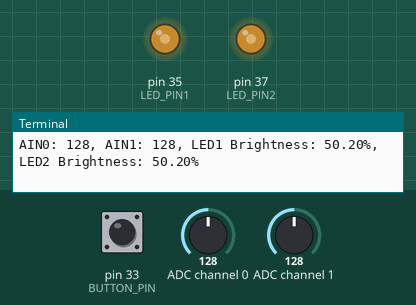
Bench run of a program on a simulated Raspberry Pi (header pin numbers). Parts: output pins drawn as LEDs (lit = HIGH), the last lines printed to the terminal. The inputs (shaded band) are chosen by the test bench; at power-on: pin 33 (BUTTON_PIN) HIGH, ADC channel 0 = 128, ADC channel 1 = 128 (analog values on the 0–255 scale).

Above: at 1.2 s.
1.3 s: pin 33 (BUTTON_PIN) pulled LOW for 0.3 s
At 3.7 s:
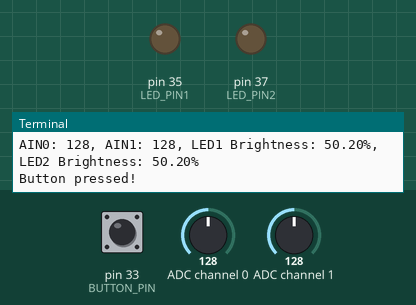
4.3 s: ADC channel 0 set to 178
At 5.7 s:
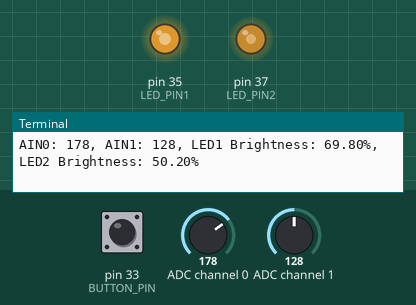
6.0 s: ADC channel 1 set to 178
At 7.2 s:
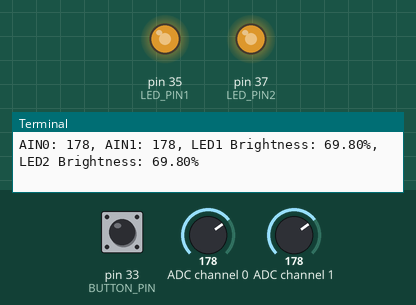
7.5 s: ADC channel 0 set to 224
At 8.6 s:
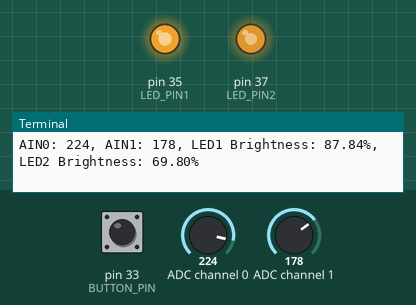
9.0 s: ADC channel 1 set to 127
At 10.0 s:
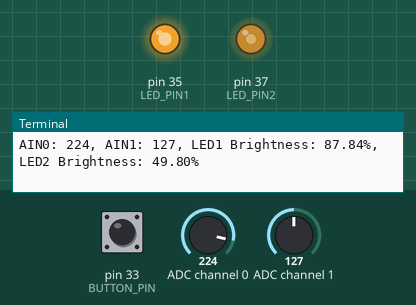
10.5 s: ADC channel 1 set to 30
At 11.4 s:
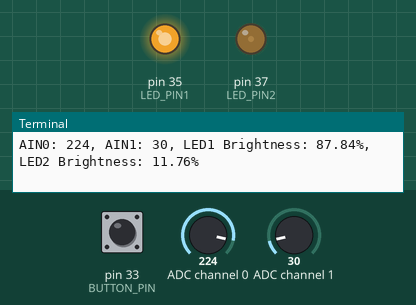
Timing chart, 0 to 13.0 s (numbered marks = the images above; inputs shaded):
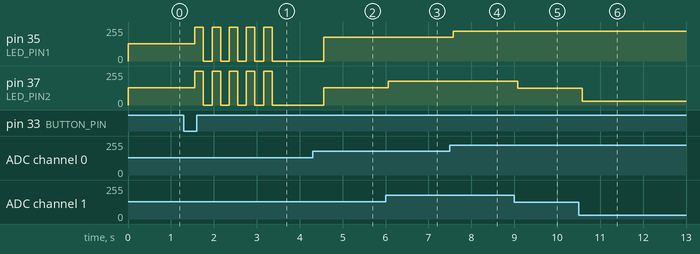

Measured:
- after the input at 1.3 s, pin 35 (LED_PIN1), pin 37 (LED_PIN2): alternates 255/255 for 0.20 s and 0/255 for 0.20 s, 10 changes in all, then stays 0/255, starting after 0.26 s
- after the input at 4.3 s, pin 35 (LED_PIN1): 0/255 → 178/255 after 0.26 s
- after the input at 6.0 s, pin 37 (LED_PIN2): 128/255 → 178/255 after 0.07 s
- after the input at 7.5 s, pin 35 (LED_PIN1): 178/255 → 224/255 after 0.07 s
- after the input at 9.0 s, pin 37 (LED_PIN2): 178/255 → 127/255 after 0.08 s
- after the input at 10.5 s, pin 37 (LED_PIN2): 127/255 → 30/255 after 0.09 s

The program:

joy_light.py
```python
import smbus
import time
import RPi.GPIO as GPIO

# 初始化GPIO
LED_PIN1 = 35  # 第一个LED连接到GPIO 35
LED_PIN2 = 37  # 第二个LED连接到GPIO 37
BUTTON_PIN = 33  # 按钮连接到GPIO 40

GPIO.setmode(GPIO.BOARD)
GPIO.setup(LED_PIN1, GPIO.OUT)
GPIO.setup(LED_PIN2, GPIO.OUT)
GPIO.setup(BUTTON_PIN, GPIO.IN, pull_up_down=GPIO.PUD_UP)  # 设置按钮输入，使用上拉电阻

# 初始化I2C
PCF8591_ADDRESS = 0x48  # PCF8591的I2C地址
bus = smbus.SMBus(1)

def read_pcf8591(channel):
    bus.write_byte(PCF8591_ADDRESS, channel)  # 选择通道
    bus.read_byte(PCF8591_ADDRESS)  # 读取数据寄存器
    value = bus.read_byte(PCF8591_ADDRESS)  # 读取模拟值
    return value
def button_pressed():
    # 让灯光闪烁
    print("Button pressed!")
    for _ in range(5):  # 闪烁5次
        pwm1.ChangeDutyCycle(100)  # 打开LED1
        pwm2.ChangeDutyCycle(100)  # 打开LED2
        time.sleep(0.2)  # 持续200毫秒
        pwm1.ChangeDutyCycle(0)  # 关闭LED1
        pwm2.ChangeDutyCycle(0)  # 关闭LED2
        time.sleep(0.2)  # 持续200毫秒
# 控制LED的亮度 (PWM)
pwm1 = GPIO.PWM(LED_PIN1, 1000)  # 1kHz
pwm2 = GPIO.PWM(LED_PIN2, 1000)  # 1kHz
pwm1.start(0)  # 初始化第一个LED占空比为0%
pwm2.start(0)  # 初始化第二个LED占空比为0%

try:
    while True:
        # 读取AIN0和AIN1
        ain0_value = read_pcf8591(0)  # 读取通道0的值
        ain1_value = read_pcf8591(1)  # 读取通道1的值

        # 将模拟值转换为0-1之间的比例
        relative_value1 = ain0_value / 255.0  # 假设值范围为0-255
        relative_value2 = ain1_value / 255.0  # 假设值范围为0-255

        # 根据相对值设置占空比
        pwm1.ChangeDutyCycle(relative_value1 * 100)  # 调整第一个LED占空比到0-100%
        pwm2.ChangeDutyCycle(relative_value2 * 100)  # 调整第二个LED占空比到0-100%

        # 检查按钮状态
        if GPIO.input(BUTTON_PIN) == GPIO.LOW:  # 按键被按下
            time.sleep(0.05)  # 等待50毫秒以消抖
            if GPIO.input(BUTTON_PIN) == GPIO.LOW:  # 再次检查按钮状态
                button_pressed()  # 调用闪烁函数
                time.sleep(0.5)  # 防止按钮重复触发的延迟按钮重复触发的延迟

        print(f"AIN0: {ain0_value}, AIN1: {ain1_value}, LED1 Brightness: {relative_value1 * 100:.2f}%, LED2 Brightness: {relative_value2 * 100:.2f}%")

        time.sleep(0.5)

except KeyboardInterrupt:
    pass

finally:
    pwm1.stop()
    pwm2.stop()
    GPIO.cleanup()
```
